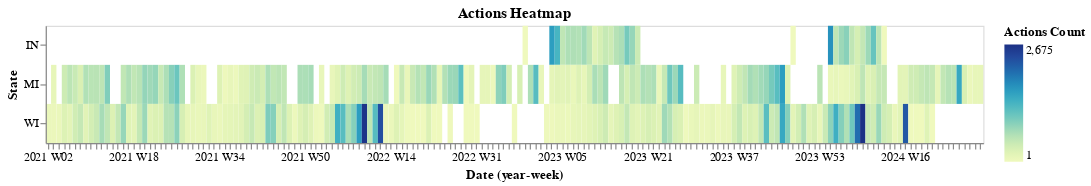

Write notebook code for a chart like this one.
### Markdown cell above
### 4.2 - Excluding IL Outliers

Illinois clearly dominates the above graph, below modify two calls to `actions_heatmap` with a modified dataframe that excludes IL, and a modified dataframe that only includes IL.

(Note how by using functions in our dataframe we can more easily reuse portions by making small adjustments to the data.)

See `ex4.2a.png` and `ex4.2b.png`

### Code cell
df = actions_df()
actions_heatmap_scaled(df[df['state'] != 'IL'])

### Figure 1 — Vega specification as saved in the notebook (floating-point values rounded to 4 significant figures; data arrays with more than 128 entries replaced by an {"elided": "..."} marker saying what was removed)
{"$schema": "https://vega.github.io/schema/vega/v5.json", "data": [{"name": "source_0", "values": {"elided": "324 records"}, "transform": [{"type": "formula", "expr": "toDate(datum['yearweek_date'])", "as": "yearweek_date"}]}, {"name": "source_0_x_domain_yearweek_date", "values": {"elided": "175 records"}, "transform": [{"type": "formula", "expr": "toDate(datum['yearweek_date'])", "as": "yearweek_date"}]}, {"name": "source_0_y_domain_state", "values": [{"state": "IN"}, {"state": "MI"}, {"state": "WI"}]}, {"name": "source_0_color_domain_count", "values": [{"min": 1, "max": 2675}]}], "marks": [{"type": "rect", "name": "marks", "from": {"data": "source_0"}, "encode": {"update": {"y": {"field": "state", "scale": "y"}, "fill": {"field": "count", "scale": "color"}, "height": {"signal": "max(0.25, bandwidth('y'))"}, "width": {"signal": "max(0.25, bandwidth('x'))"}, "x": {"field": "yearweek_date", "scale": "x"}}}, "style": ["rect"]}], "scales": [{"name": "x", "type": "band", "domain": {"data": "source_0_x_domain_yearweek_date", "field": "yearweek_date", "sort": true}, "range": [0, {"signal": "width"}], "paddingOuter": 0, "paddingInner": 0}, {"name": "y", "type": "band", "domain": {"data": "source_0_y_domain_state", "field": "state", "sort": true}, "range": [0, {"signal": "height"}], "paddingInner": 0, "paddingOuter": 0}, {"name": "color", "type": "linear", "domain": [{"signal": "(data(\"source_0_color_domain_count\")[0] || {}).min"}, {"signal": "(data(\"source_0_color_domain_count\")[0] || {}).max"}], "range": "heatmap", "interpolate": "hcl", "zero": false}], "axes": [{"scale": "x", "formatType": "time", "grid": false, "title": "Date (year-week)", "labelOverlap": true, "format": {"signal": "timeUnitSpecifier([\"year\",\"week\"], {\"year-month\":\"%b %Y \",\"year-month-date\":\"%b %d, %Y \"})"}, "zindex": 1, "tickMinStep": {"signal": "datetime(2001, 0, 8, 0, 0, 0, 0) - datetime(2001, 0, 1, 0, 0, 0, 0)"}, "orient": "bottom"}, {"scale": "y", "orient": "left", "zindex": 1, "grid": false, "title": "State"}], "title": {"text": "Actions Heatmap", "frame": "group"}, "padding": 5, "legends": [{"title": "Actions Count", "fill": "color", "gradientLength": {"signal": "clamp(height, 64, 200)"}}], "width": 800, "background": "white", "height": 100, "style": "cell"}
